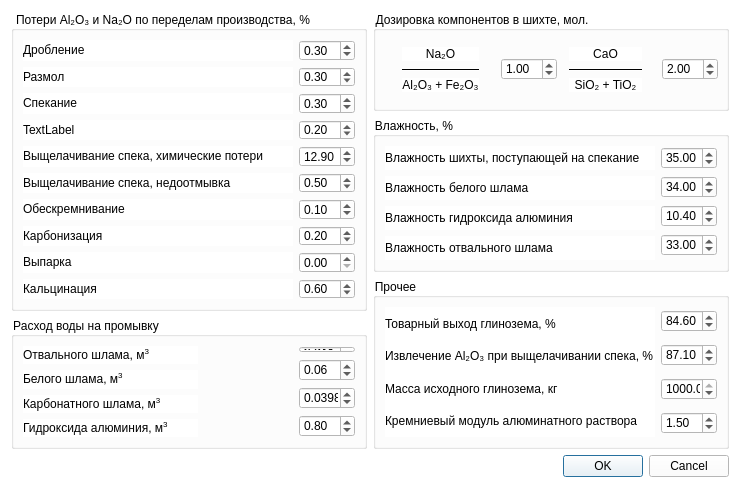
<?xml version="1.0" encoding="UTF-8"?>
<ui version="4.0">
 <class>Settings</class>
 <widget class="QDialog" name="Settings">
  <property name="geometry">
   <rect>
    <x>0</x>
    <y>0</y>
    <width>740</width>
    <height>488</height>
   </rect>
  </property>
  <property name="windowTitle">
   <string>Настройки</string>
  </property>
  <property name="windowIcon">
   <iconset>
    <normaloff>images/settings.png</normaloff>images/settings.png</iconset>
  </property>
  <property name="autoFillBackground">
   <bool>false</bool>
  </property>
  <property name="styleSheet">
   <string notr="true">background-color:white
</string>
  </property>
  <layout class="QVBoxLayout" name="verticalLayout_13">
   <item>
    <layout class="QHBoxLayout" name="horizontalLayout_11">
     <item>
      <layout class="QVBoxLayout" name="verticalLayout_10" stretch="0,0">
       <item>
        <widget class="QGroupBox" name="groupBox_5">
         <property name="minimumSize">
          <size>
           <width>0</width>
           <height>286</height>
          </size>
         </property>
         <property name="title">
          <string>Потери Al₂O₃ и Na₂O по переделам производства, %</string>
         </property>
         <layout class="QHBoxLayout" name="horizontalLayout">
          <item>
           <layout class="QVBoxLayout" name="verticalLayout_3">
            <item>
             <widget class="QLabel" name="label_18">
              <property name="text">
               <string>&lt;html&gt;&lt;head/&gt;&lt;body&gt;&lt;p&gt;Дробление&lt;/p&gt;&lt;/body&gt;&lt;/html&gt;</string>
              </property>
             </widget>
            </item>
            <item>
             <widget class="QLabel" name="label_21">
              <property name="text">
               <string>&lt;html&gt;&lt;head/&gt;&lt;body&gt;&lt;p&gt;Размол&lt;/p&gt;&lt;/body&gt;&lt;/html&gt;</string>
              </property>
             </widget>
            </item>
            <item>
             <widget class="QLabel" name="label_19">
              <property name="text">
               <string>&lt;html&gt;&lt;head/&gt;&lt;body&gt;&lt;p&gt;Спекание&lt;/p&gt;&lt;/body&gt;&lt;/html&gt;</string>
              </property>
             </widget>
            </item>
            <item>
             <widget class="QLabel" name="label_13">
              <property name="text">
               <string>TextLabel</string>
              </property>
             </widget>
            </item>
            <item>
             <widget class="QLabel" name="label_22">
              <property name="lineWidth">
               <number>1</number>
              </property>
              <property name="text">
               <string>&lt;html&gt;&lt;head/&gt;&lt;body&gt;&lt;p&gt;Выщелачивание спека, химические потери&lt;/p&gt;&lt;/body&gt;&lt;/html&gt;</string>
              </property>
              <property name="alignment">
               <set>Qt::AlignLeading|Qt::AlignLeft|Qt::AlignVCenter</set>
              </property>
              <property name="margin">
               <number>0</number>
              </property>
             </widget>
            </item>
            <item>
             <widget class="QLabel" name="label_23">
              <property name="text">
               <string>&lt;html&gt;&lt;head/&gt;&lt;body&gt;&lt;p&gt;Выщелачивание спека, недоотмывка&lt;/p&gt;&lt;/body&gt;&lt;/html&gt;</string>
              </property>
              <property name="alignment">
               <set>Qt::AlignLeading|Qt::AlignLeft|Qt::AlignVCenter</set>
              </property>
              <property name="margin">
               <number>0</number>
              </property>
             </widget>
            </item>
            <item>
             <widget class="QLabel" name="label_24">
              <property name="text">
               <string>&lt;html&gt;&lt;head/&gt;&lt;body&gt;&lt;p&gt;Обескремнивание&lt;/p&gt;&lt;/body&gt;&lt;/html&gt;</string>
              </property>
             </widget>
            </item>
            <item>
             <widget class="QLabel" name="label_25">
              <property name="text">
               <string>&lt;html&gt;&lt;head/&gt;&lt;body&gt;&lt;p&gt;Карбонизация&lt;/p&gt;&lt;/body&gt;&lt;/html&gt;</string>
              </property>
             </widget>
            </item>
            <item>
             <widget class="QLabel" name="label_26">
              <property name="text">
               <string>&lt;html&gt;&lt;head/&gt;&lt;body&gt;&lt;p&gt;Выпарка&lt;/p&gt;&lt;/body&gt;&lt;/html&gt;</string>
              </property>
             </widget>
            </item>
            <item>
             <widget class="QLabel" name="label_27">
              <property name="text">
               <string>&lt;html&gt;&lt;head/&gt;&lt;body&gt;&lt;p&gt;Кальцинация&lt;/p&gt;&lt;/body&gt;&lt;/html&gt;</string>
              </property>
             </widget>
            </item>
           </layout>
          </item>
          <item>
           <layout class="QVBoxLayout" name="verticalLayout_4">
            <item>
             <widget class="QDoubleSpinBox" name="Crushing">
              <property name="maximumSize">
               <size>
                <width>56</width>
                <height>16777215</height>
               </size>
              </property>
              <property name="value">
               <double>0.300000000000000</double>
              </property>
             </widget>
            </item>
            <item>
             <widget class="QDoubleSpinBox" name="Grind">
              <property name="maximumSize">
               <size>
                <width>56</width>
                <height>16777215</height>
               </size>
              </property>
              <property name="value">
               <double>0.300000000000000</double>
              </property>
             </widget>
            </item>
            <item>
             <widget class="QDoubleSpinBox" name="Baking">
              <property name="maximumSize">
               <size>
                <width>56</width>
                <height>16777215</height>
               </size>
              </property>
              <property name="value">
               <double>0.300000000000000</double>
              </property>
             </widget>
            </item>
            <item>
             <widget class="QDoubleSpinBox" name="Calcination_2">
              <property name="maximumSize">
               <size>
                <width>56</width>
                <height>16777215</height>
               </size>
              </property>
              <property name="value">
               <double>0.200000000000000</double>
              </property>
             </widget>
            </item>
            <item>
             <widget class="QDoubleSpinBox" name="ChemicalLosses">
              <property name="maximumSize">
               <size>
                <width>56</width>
                <height>16777215</height>
               </size>
              </property>
              <property name="value">
               <double>12.900000000000000</double>
              </property>
             </widget>
            </item>
            <item>
             <widget class="QDoubleSpinBox" name="Underwashing">
              <property name="maximumSize">
               <size>
                <width>56</width>
                <height>16777215</height>
               </size>
              </property>
              <property name="value">
               <double>0.500000000000000</double>
              </property>
             </widget>
            </item>
            <item>
             <widget class="QDoubleSpinBox" name="Desilting">
              <property name="maximumSize">
               <size>
                <width>56</width>
                <height>16777215</height>
               </size>
              </property>
              <property name="value">
               <double>0.100000000000000</double>
              </property>
             </widget>
            </item>
            <item>
             <widget class="QDoubleSpinBox" name="Carbonation">
              <property name="maximumSize">
               <size>
                <width>56</width>
                <height>16777215</height>
               </size>
              </property>
              <property name="value">
               <double>0.200000000000000</double>
              </property>
             </widget>
            </item>
            <item>
             <widget class="QDoubleSpinBox" name="Evaporation">
              <property name="maximumSize">
               <size>
                <width>56</width>
                <height>16777215</height>
               </size>
              </property>
             </widget>
            </item>
            <item>
             <widget class="QDoubleSpinBox" name="Calcination">
              <property name="maximumSize">
               <size>
                <width>56</width>
                <height>16777215</height>
               </size>
              </property>
              <property name="value">
               <double>0.600000000000000</double>
              </property>
             </widget>
            </item>
           </layout>
          </item>
         </layout>
        </widget>
       </item>
       <item>
        <widget class="QGroupBox" name="groupBox_4">
         <property name="maximumSize">
          <size>
           <width>16777215</width>
           <height>16777215</height>
          </size>
         </property>
         <property name="title">
          <string>Расход воды на промывку</string>
         </property>
         <layout class="QHBoxLayout" name="horizontalLayout_2">
          <property name="spacing">
           <number>6</number>
          </property>
          <property name="leftMargin">
           <number>9</number>
          </property>
          <property name="bottomMargin">
           <number>9</number>
          </property>
          <item>
           <layout class="QVBoxLayout" name="verticalLayout_5">
            <item>
             <widget class="QLabel" name="label_14">
              <property name="text">
               <string>&lt;html&gt;&lt;head/&gt;&lt;body&gt;&lt;p&gt;Отвального шлама, м&lt;span style=&quot; vertical-align:super;&quot;&gt;3&lt;/span&gt;&lt;/p&gt;&lt;/body&gt;&lt;/html&gt;</string>
              </property>
             </widget>
            </item>
            <item>
             <widget class="QLabel" name="label_17">
              <property name="text">
               <string>&lt;html&gt;&lt;head/&gt;&lt;body&gt;&lt;p&gt;Белого шлама, м&lt;span style=&quot; vertical-align:super;&quot;&gt;3&lt;/span&gt;&lt;/p&gt;&lt;/body&gt;&lt;/html&gt;</string>
              </property>
             </widget>
            </item>
            <item>
             <widget class="QLabel" name="label_15">
              <property name="text">
               <string>&lt;html&gt;&lt;head/&gt;&lt;body&gt;&lt;p&gt;Карбонатного шлама, м&lt;span style=&quot; vertical-align:super;&quot;&gt;3&lt;/span&gt;&lt;/p&gt;&lt;/body&gt;&lt;/html&gt;</string>
              </property>
             </widget>
            </item>
            <item>
             <widget class="QLabel" name="label_16">
              <property name="text">
               <string>&lt;html&gt;&lt;head/&gt;&lt;body&gt;&lt;p&gt;Гидроксида алюминия, м&lt;span style=&quot; vertical-align:super;&quot;&gt;3&lt;/span&gt;&lt;/p&gt;&lt;/body&gt;&lt;/html&gt;</string>
              </property>
             </widget>
            </item>
           </layout>
          </item>
          <item>
           <layout class="QVBoxLayout" name="verticalLayout_6">
            <property name="leftMargin">
             <number>95</number>
            </property>
            <item>
             <widget class="QDoubleSpinBox" name="DumpMud">
              <property name="minimumSize">
               <size>
                <width>0</width>
                <height>3</height>
               </size>
              </property>
              <property name="maximumSize">
               <size>
                <width>56</width>
                <height>16777215</height>
               </size>
              </property>
              <property name="decimals">
               <number>3</number>
              </property>
              <property name="value">
               <double>6.938000000000000</double>
              </property>
             </widget>
            </item>
            <item>
             <widget class="QDoubleSpinBox" name="WhiteMud">
              <property name="maximumSize">
               <size>
                <width>56</width>
                <height>16777215</height>
               </size>
              </property>
              <property name="value">
               <double>0.060000000000000</double>
              </property>
             </widget>
            </item>
            <item>
             <widget class="QDoubleSpinBox" name="CarbonMud">
              <property name="maximumSize">
               <size>
                <width>56</width>
                <height>16777215</height>
               </size>
              </property>
              <property name="decimals">
               <number>4</number>
              </property>
              <property name="value">
               <double>0.039800000000000</double>
              </property>
             </widget>
            </item>
            <item>
             <widget class="QDoubleSpinBox" name="AluminumHydroxide">
              <property name="maximumSize">
               <size>
                <width>56</width>
                <height>16777215</height>
               </size>
              </property>
              <property name="value">
               <double>0.800000000000000</double>
              </property>
             </widget>
            </item>
           </layout>
          </item>
         </layout>
        </widget>
       </item>
      </layout>
     </item>
     <item>
      <layout class="QVBoxLayout" name="verticalLayout_9" stretch="0,0,1">
       <item>
        <widget class="QGroupBox" name="groupBox_2">
         <property name="maximumSize">
          <size>
           <width>16777215</width>
           <height>100</height>
          </size>
         </property>
         <property name="title">
          <string>Дозировка компонентов в шихте, мол.</string>
         </property>
         <layout class="QHBoxLayout" name="horizontalLayout_10">
          <property name="leftMargin">
           <number>26</number>
          </property>
          <property name="rightMargin">
           <number>0</number>
          </property>
          <item>
           <layout class="QHBoxLayout" name="horizontalLayout_8">
            <property name="spacing">
             <number>22</number>
            </property>
            <property name="rightMargin">
             <number>6</number>
            </property>
            <item>
             <layout class="QHBoxLayout" name="horizontalLayout_3">
              <property name="spacing">
               <number>3</number>
              </property>
              <item>
               <layout class="QVBoxLayout" name="verticalLayout">
                <property name="spacing">
                 <number>0</number>
                </property>
                <property name="leftMargin">
                 <number>0</number>
                </property>
                <item>
                 <widget class="QLabel" name="label_3">
                  <property name="sizePolicy">
                   <sizepolicy hsizetype="Preferred" vsizetype="Maximum">
                    <horstretch>0</horstretch>
                    <verstretch>0</verstretch>
                   </sizepolicy>
                  </property>
                  <property name="text">
                   <string>&lt;html&gt;&lt;head/&gt;&lt;body&gt;&lt;p&gt;Na₂O&lt;/p&gt;&lt;/body&gt;&lt;/html&gt;</string>
                  </property>
                  <property name="alignment">
                   <set>Qt::AlignCenter</set>
                  </property>
                 </widget>
                </item>
                <item>
                 <widget class="Line" name="line">
                  <property name="frameShadow">
                   <enum>QFrame::Plain</enum>
                  </property>
                  <property name="lineWidth">
                   <number>0</number>
                  </property>
                  <property name="midLineWidth">
                   <number>0</number>
                  </property>
                  <property name="orientation">
                   <enum>Qt::Horizontal</enum>
                  </property>
                 </widget>
                </item>
                <item>
                 <widget class="QLabel" name="label_4">
                  <property name="sizePolicy">
                   <sizepolicy hsizetype="Minimum" vsizetype="Maximum">
                    <horstretch>0</horstretch>
                    <verstretch>0</verstretch>
                   </sizepolicy>
                  </property>
                  <property name="text">
                   <string>Al₂O₃ + Fe₂O₃</string>
                  </property>
                  <property name="alignment">
                   <set>Qt::AlignCenter</set>
                  </property>
                 </widget>
                </item>
               </layout>
              </item>
             </layout>
            </item>
            <item>
             <widget class="QDoubleSpinBox" name="Na2O">
              <property name="maximumSize">
               <size>
                <width>56</width>
                <height>16777215</height>
               </size>
              </property>
              <property name="value">
               <double>1.000000000000000</double>
              </property>
             </widget>
            </item>
           </layout>
          </item>
          <item>
           <layout class="QHBoxLayout" name="horizontalLayout_6">
            <property name="spacing">
             <number>20</number>
            </property>
            <property name="leftMargin">
             <number>0</number>
            </property>
            <property name="rightMargin">
             <number>8</number>
            </property>
            <item>
             <layout class="QHBoxLayout" name="horizontalLayout_4">
              <item>
               <layout class="QVBoxLayout" name="verticalLayout_2">
                <property name="spacing">
                 <number>0</number>
                </property>
                <property name="leftMargin">
                 <number>0</number>
                </property>
                <item>
                 <widget class="QLabel" name="label_5">
                  <property name="sizePolicy">
                   <sizepolicy hsizetype="Preferred" vsizetype="Maximum">
                    <horstretch>0</horstretch>
                    <verstretch>0</verstretch>
                   </sizepolicy>
                  </property>
                  <property name="text">
                   <string>&lt;html&gt;&lt;head/&gt;&lt;body&gt;&lt;p&gt;CaO&lt;/p&gt;&lt;/body&gt;&lt;/html&gt;</string>
                  </property>
                  <property name="alignment">
                   <set>Qt::AlignCenter</set>
                  </property>
                 </widget>
                </item>
                <item>
                 <widget class="Line" name="line_2">
                  <property name="frameShadow">
                   <enum>QFrame::Plain</enum>
                  </property>
                  <property name="lineWidth">
                   <number>0</number>
                  </property>
                  <property name="midLineWidth">
                   <number>0</number>
                  </property>
                  <property name="orientation">
                   <enum>Qt::Horizontal</enum>
                  </property>
                 </widget>
                </item>
                <item>
                 <widget class="QLabel" name="label_6">
                  <property name="sizePolicy">
                   <sizepolicy hsizetype="Minimum" vsizetype="Maximum">
                    <horstretch>0</horstretch>
                    <verstretch>0</verstretch>
                   </sizepolicy>
                  </property>
                  <property name="text">
                   <string>SiO₂ + TiO₂</string>
                  </property>
                  <property name="alignment">
                   <set>Qt::AlignCenter</set>
                  </property>
                 </widget>
                </item>
               </layout>
              </item>
             </layout>
            </item>
            <item>
             <widget class="QDoubleSpinBox" name="CaO">
              <property name="maximumSize">
               <size>
                <width>56</width>
                <height>16777215</height>
               </size>
              </property>
              <property name="value">
               <double>2.000000000000000</double>
              </property>
             </widget>
            </item>
           </layout>
          </item>
         </layout>
        </widget>
       </item>
       <item>
        <widget class="QGroupBox" name="groupBox">
         <property name="styleSheet">
          <string notr="true"/>
         </property>
         <property name="title">
          <string>Влажность, %</string>
         </property>
         <layout class="QHBoxLayout" name="horizontalLayout_7">
          <property name="bottomMargin">
           <number>9</number>
          </property>
          <item>
           <layout class="QVBoxLayout" name="verticalLayout_11">
            <item>
             <widget class="QLabel" name="label_2">
              <property name="text">
               <string>Влажность шихты, поступающей на спекание</string>
              </property>
              <property name="wordWrap">
               <bool>false</bool>
              </property>
             </widget>
            </item>
            <item>
             <widget class="QLabel" name="label_7">
              <property name="text">
               <string>Влажность белого шлама</string>
              </property>
             </widget>
            </item>
            <item>
             <widget class="QLabel" name="label_11">
              <property name="text">
               <string>Влажность гидроксида алюминия</string>
              </property>
             </widget>
            </item>
            <item>
             <widget class="QLabel" name="label_10">
              <property name="text">
               <string>Влажность отвального шлама</string>
              </property>
             </widget>
            </item>
           </layout>
          </item>
          <item>
           <layout class="QVBoxLayout" name="verticalLayout_12">
            <item>
             <widget class="QDoubleSpinBox" name="ChargeHumidity">
              <property name="maximumSize">
               <size>
                <width>56</width>
                <height>16777215</height>
               </size>
              </property>
              <property name="value">
               <double>35.000000000000000</double>
              </property>
             </widget>
            </item>
            <item>
             <widget class="QDoubleSpinBox" name="HumidityWhiteMud">
              <property name="maximumSize">
               <size>
                <width>56</width>
                <height>16777215</height>
               </size>
              </property>
              <property name="value">
               <double>34.000000000000000</double>
              </property>
             </widget>
            </item>
            <item>
             <widget class="QDoubleSpinBox" name="HumidityAluminumHydroxide">
              <property name="maximumSize">
               <size>
                <width>56</width>
                <height>16777215</height>
               </size>
              </property>
              <property name="value">
               <double>10.400000000000000</double>
              </property>
             </widget>
            </item>
            <item>
             <widget class="QDoubleSpinBox" name="HumidityDumpMud">
              <property name="maximumSize">
               <size>
                <width>56</width>
                <height>16777215</height>
               </size>
              </property>
              <property name="value">
               <double>33.000000000000000</double>
              </property>
             </widget>
            </item>
           </layout>
          </item>
         </layout>
        </widget>
       </item>
       <item>
        <widget class="QGroupBox" name="groupBox_3">
         <property name="maximumSize">
          <size>
           <width>16777204</width>
           <height>171</height>
          </size>
         </property>
         <property name="title">
          <string>Прочее</string>
         </property>
         <layout class="QHBoxLayout" name="horizontalLayout_5">
          <item>
           <layout class="QVBoxLayout" name="verticalLayout_7">
            <property name="spacing">
             <number>0</number>
            </property>
            <item>
             <widget class="QLabel" name="label_8">
              <property name="text">
               <string>Товарный выход глинозема, %</string>
              </property>
             </widget>
            </item>
            <item>
             <widget class="QLabel" name="label_9">
              <property name="text">
               <string>&lt;html&gt;&lt;head/&gt;&lt;body&gt;&lt;p&gt;Извлечение Al₂O₃ при выщелачивании спека, %&lt;/p&gt;&lt;/body&gt;&lt;/html&gt;</string>
              </property>
              <property name="wordWrap">
               <bool>false</bool>
              </property>
             </widget>
            </item>
            <item>
             <widget class="QLabel" name="label_12">
              <property name="text">
               <string>Масса исходного глинозема, кг</string>
              </property>
             </widget>
            </item>
            <item>
             <widget class="QLabel" name="label">
              <property name="text">
               <string>Кремниевый модуль алюминатного раствора</string>
              </property>
              <property name="wordWrap">
               <bool>true</bool>
              </property>
             </widget>
            </item>
           </layout>
          </item>
          <item>
           <layout class="QVBoxLayout" name="verticalLayout_8">
            <property name="spacing">
             <number>9</number>
            </property>
            <property name="bottomMargin">
             <number>0</number>
            </property>
            <item>
             <widget class="QDoubleSpinBox" name="Release">
              <property name="maximumSize">
               <size>
                <width>56</width>
                <height>16777215</height>
               </size>
              </property>
              <property name="value">
               <double>84.599999999999994</double>
              </property>
             </widget>
            </item>
            <item>
             <widget class="QDoubleSpinBox" name="Extract">
              <property name="maximumSize">
               <size>
                <width>56</width>
                <height>16777215</height>
               </size>
              </property>
              <property name="value">
               <double>87.099999999999994</double>
              </property>
             </widget>
            </item>
            <item>
             <widget class="QDoubleSpinBox" name="Mass">
              <property name="maximumSize">
               <size>
                <width>56</width>
                <height>16777215</height>
               </size>
              </property>
              <property name="maximum">
               <double>1000.000000000000000</double>
              </property>
              <property name="value">
               <double>1000.000000000000000</double>
              </property>
             </widget>
            </item>
            <item>
             <widget class="QDoubleSpinBox" name="SiliconModule">
              <property name="maximumSize">
               <size>
                <width>56</width>
                <height>16777215</height>
               </size>
              </property>
              <property name="value">
               <double>1.500000000000000</double>
              </property>
             </widget>
            </item>
           </layout>
          </item>
         </layout>
        </widget>
       </item>
      </layout>
     </item>
    </layout>
   </item>
   <item>
    <widget class="QDialogButtonBox" name="buttonBox">
     <property name="orientation">
      <enum>Qt::Horizontal</enum>
     </property>
     <property name="standardButtons">
      <set>QDialogButtonBox::Cancel|QDialogButtonBox::Ok</set>
     </property>
    </widget>
   </item>
  </layout>
 </widget>
 <resources/>
 <connections>
  <connection>
   <sender>buttonBox</sender>
   <signal>accepted()</signal>
   <receiver>Settings</receiver>
   <slot>accept()</slot>
   <hints>
    <hint type="sourcelabel">
     <x>248</x>
     <y>254</y>
    </hint>
    <hint type="destinationlabel">
     <x>157</x>
     <y>274</y>
    </hint>
   </hints>
  </connection>
  <connection>
   <sender>buttonBox</sender>
   <signal>rejected()</signal>
   <receiver>Settings</receiver>
   <slot>reject()</slot>
   <hints>
    <hint type="sourcelabel">
     <x>316</x>
     <y>260</y>
    </hint>
    <hint type="destinationlabel">
     <x>286</x>
     <y>274</y>
    </hint>
   </hints>
  </connection>
 </connections>
</ui>
